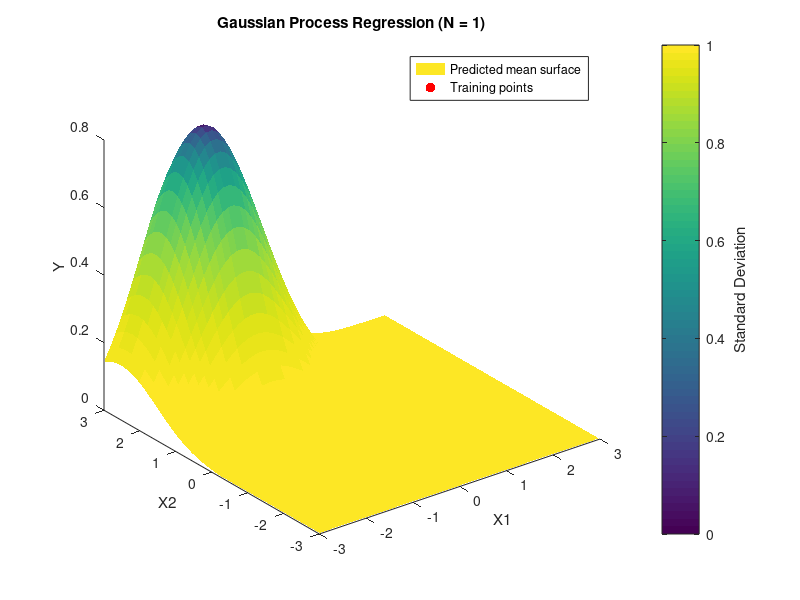

Reproduce this figure in MATLAB. (Note: this script raises an error after producing the figure.)
% Copyright (c) 2025, Boyuan Deng
% All rights reserved.

%% Generate sample data
X = -3 + 6 * rand(20, 2); % 20 random 2D points
Y = sin(X(:,1)) .* cos(X(:,2)) + 0.05 * randn(20, 1); % observations Y include some noise
n = length(X);

%% Define the RBF kernel function
sigma = 1.0; % bandwidth of the RBF kernel
RBF_kernel = @(x1, x2) exp(-norm(x1 - x2)^2 / (2 * sigma^2));
%%
% Compute the full kernel matrix
K = zeros(n, n); % initialize the kernel matrix
for i = 1:n
    for j = 1:n
        K(i,j) = RBF_kernel(X(i,:), X(j,:));
    end
end

K = K + 0.05^2 * eye(n);

% Test inputs for prediction
[X1_test_grid, X2_test_grid] = meshgrid(linspace(-3, 3, 50), linspace(-3, 3, 50));
X_test = [X1_test_grid(:), X2_test_grid(:)];
m_test = size(X_test, 1);

% Kernel between test points and training points
K_test = zeros(m_test, n);
for k = 1:m_test
    for j = 1:n
        K_test(k,j) = RBF_kernel(X_test(k,:),X(j,:));
    end
end

% Precompute diagonal of K_test_test / For RBF exp(0)=1
k_star_star = ones(m_test, 1);

figure;
set(gcf, 'color', 'w'); % gcf stands for 'get current figure'

scriptPath = mfilename('fullpath');
[scriptDir, ~, ~] = fileparts(scriptPath);
filename = fullfile(scriptDir, 'gpr_twodim_demo.gif');

for i = 1:n
    % Get relevant submatrices
    K_i = K(1:i, 1:i);
    K_inv = inv(K_i);
    K_test_i = K_test(:,1:i);
    Y_i = Y(1:i);

    % Compute predicted mean
    mu_test = K_test_i * K_inv * Y_i;
    
    % Compute predicted variance
    var_test = zeros(m_test, 1);
    for k = 1:m_test
        k_star = K_test_i(k,:)';
        var_test(k) = k_star_star(k) - k_star' * K_inv * k_star;
    end
    std_test = sqrt(var_test);
    
    %% Plot the results
    cla; % clear current axes
    hold on;
    
    %Plot the mean surface[X1,X2] with std as color
    mu_test_grid = reshape(mu_test,size(X1_test_grid));
    std_test_grid = reshape(std_test,size(X1_test_grid));
    surf(X1_test_grid, X2_test_grid, mu_test_grid, std_test_grid, 'EdgeColor','none');
    colorbar;
    hcb = colorbar;
    ylabel(hcb, 'Standard Deviation');
    
    % Plot the training points
    scatter(X(1:i,1), X(1:i,2), 50, 'filled', 'MarkerFaceColor', 'red');

    hold off;
    legend('Predicted mean surface', 'Training points', 'Location', 'Best');
    xlabel('X1');
    ylabel('X2');
    zlabel('Y');
    title(['Gaussian Process Regression (N = ' num2str(i) ')']);
    view(3);
    %% Generate gif
    drawnow;
    frame = getframe(gcf); % capture figure frame
    im = frame2im(frame); % convert frame to image
    [A, map] = rgb2ind(im, 256); % convert image to indexed image
    if i == 1
        imwrite(A, map, filename, 'gif', 'LoopCount', Inf, 'DelayTime', 1);
    else
        imwrite(A, map, filename, 'gif', 'WriteMode', 'append', 'DelayTime', 1);
    end

    pause(1);
end
